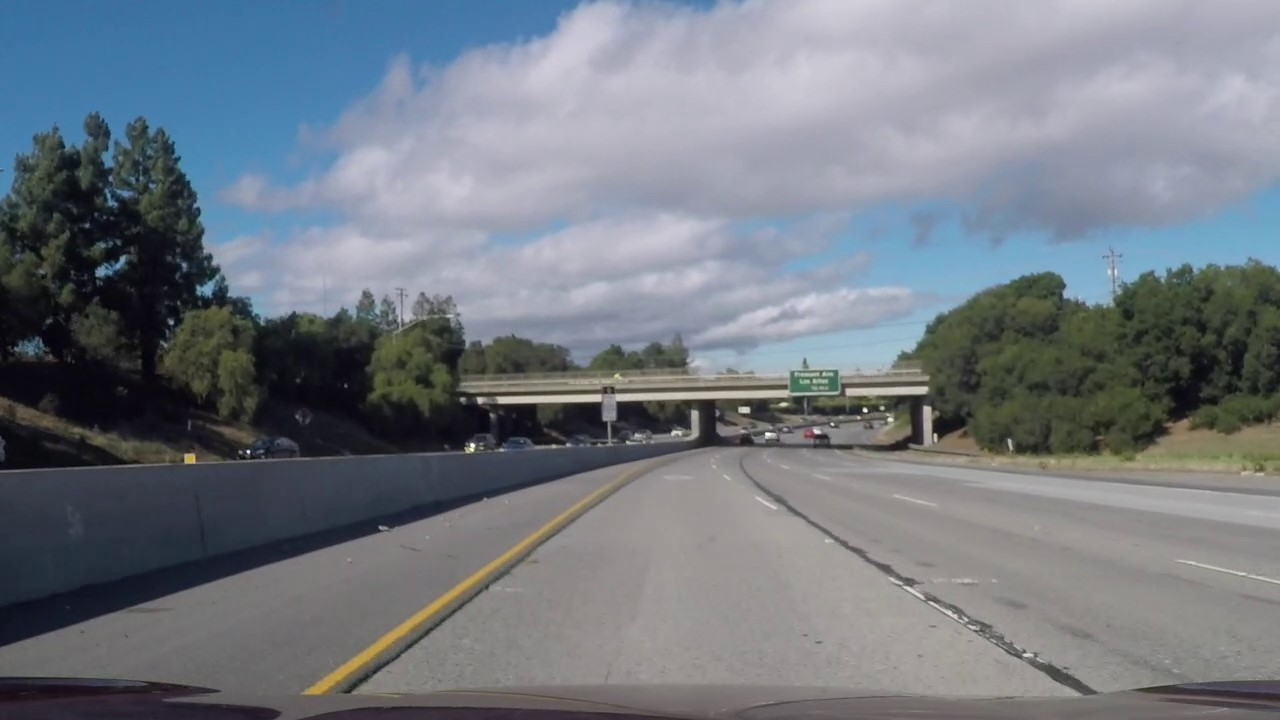
#> input picture test_images/Challenge.jpg, 1280 x 720 px
$ python -i helperfunctions.py   (imports and definitions only)   (older library calls are emulated)
#> lines starting #> are read from the running program, lines starting #| are printed output that depends on the picture
import numpy as np
import cv2
import math
from scipy import signal

# [53 lines left out: functions abs_sobel_thresh, mag_thresh, not called in this run]

def dir_threshold(image, sobel_kernel=3, thresh=(0, np.pi / 2)):
    # Apply the following steps to img
    # 1) Convert to grayscale
#> called with sobel_kernel = 3, thresh = (0, 1.57)
    gray = cv2.cvtColor(image, cv2.COLOR_RGB2GRAY)
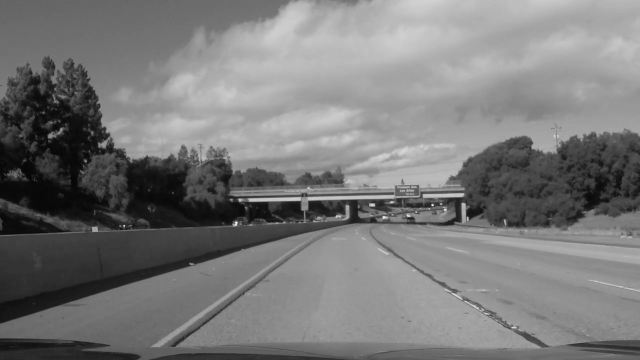
#> gray: shape (720, 1280) (shown at 1/2 size); min 2, max 255, mean 120.7

    # 2) Take the gradient in x and y separately
    sobelx = cv2.Sobel(gray, cv2.CV_64F, 1, 0, ksize=sobel_kernel)
    sobely = cv2.Sobel(gray, cv2.CV_64F, 0, 1, ksize=sobel_kernel)
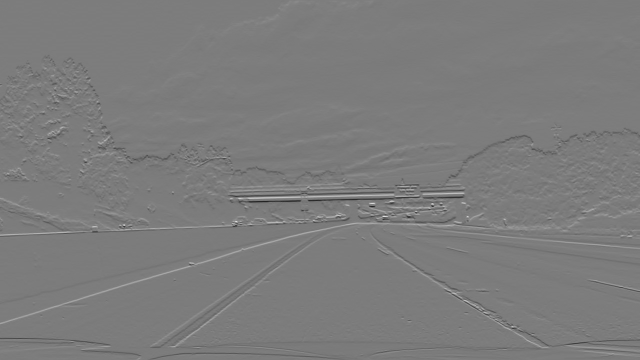
#> sobely: shape (720, 1280) float64 (shown at 1/2 size); min -675, max 708, mean -0.8; drawn with min black and max white

    # 3) Take the absolute value of the x and y gradients
    abs_sobelx = np.absolute(sobelx)
    abs_sobely = np.absolute(sobely)
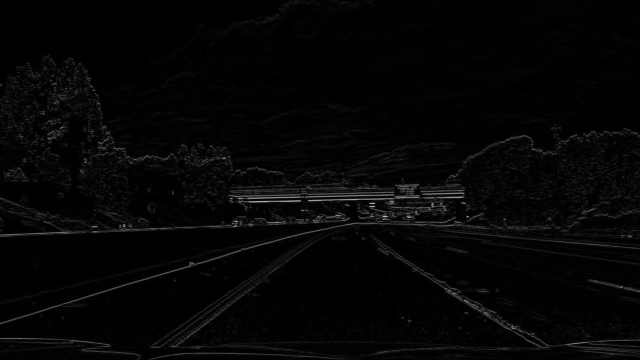
#> abs_sobely: shape (720, 1280) float64 (shown at 1/2 size); min 0, max 708, mean 15.7; drawn with min black and max white

    # 4) Use np.arctan2(abs_sobely, abs_sobelx) to calculate the direction of the gradient
    abs_grad_dir = np.arctan2(abs_sobely, abs_sobelx)
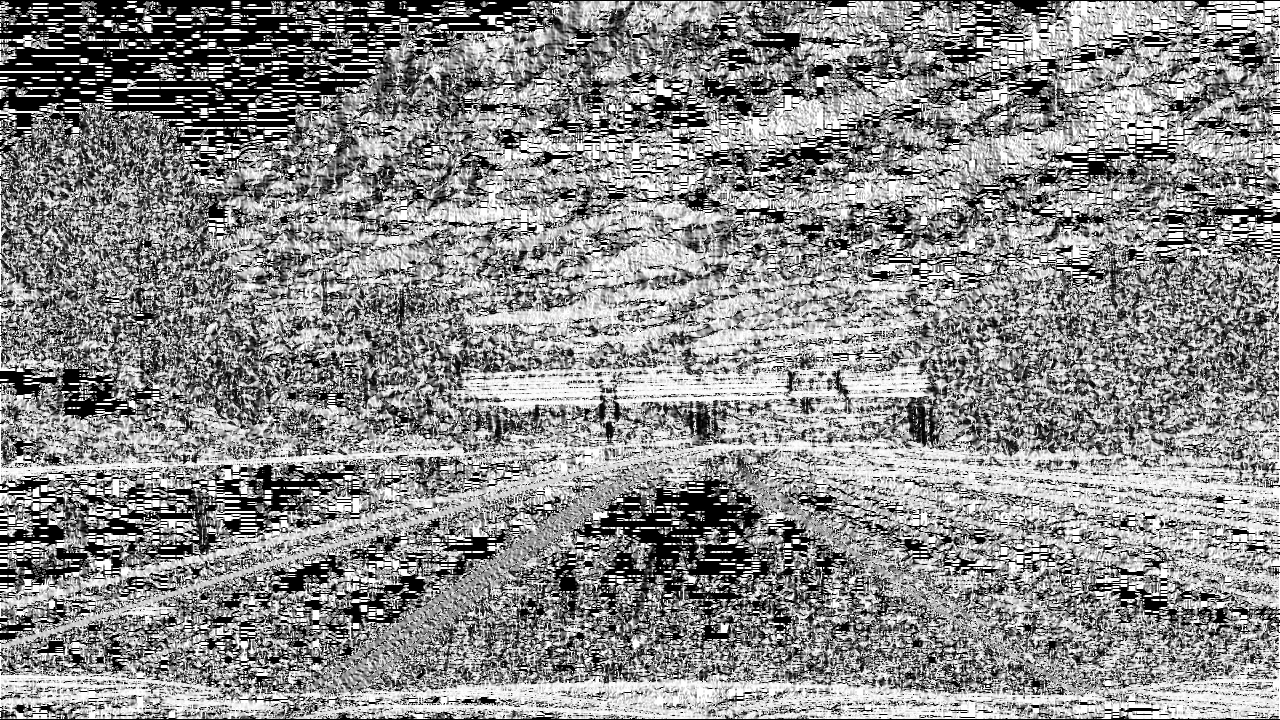
#> abs_grad_dir: shape (720, 1280) float64; min 0, max 1.57, mean 0.857; drawn with min black and max white

    # 5) Create a binary mask where direction thresholds are met
    dir_binary = np.zeros_like(abs_grad_dir)
    dir_binary[(abs_grad_dir >= thresh[0]) & (abs_grad_dir <= thresh[1])] = 1

    # 6) Return this mask as your binary_output image
    return dir_binary

    # Apply the following steps to img
    if len(img.shape) > 2:
    	gray = cv2.cvtColor(img, cv2.COLOR_RGB2GRAY)
    else:
    	gray = np.copy(img)

    # 2) Take the derivative in x or y given orient = 'x' or 'y'
    if orient == 'x':
        derivative = cv2.Sobel(gray, cv2.CV_64F, 1, 0, ksize=sobel_kernel)
    elif orient == 'y':
        derivative = cv2.Sobel(gray, cv2.CV_64F, 0, 1, ksize=sobel_kernel)
    else:
        print("Error: orient must be either x or y.")
        # TODO: a bit dodge
        derivative = 0

    # 3) Take the absolute value of the derivative or gradient
    abs_derivative = np.absolute(derivative)

    # 4) Scale to 8-bit (0 - 255) then convert to type = np.uint8
    scaled_sobel = np.uint8(255 * abs_derivative / np.max(abs_derivative))

    # 5) Create a mask of 1's where the scaled gradient magnitude
    # is > thresh_min and < thresh_max
    # So there are 1s where #s are within our thresholds and 0s otherwise.
    grad_binary = np.zeros_like(scaled_sobel)
    grad_binary[(scaled_sobel >= thresh[0]) & (scaled_sobel <= thresh[1])] = 1

    # 6) Return this mask as your binary_output image
    return grad_binary


    img_height = img.shape[0]
    pixels_per_step = img_height // steps

    for i in range(steps):
        start = i * pixels_per_step
        end = start + pixels_per_step

        start_point = (int(poly(start, poly_coeffs=poly_coeffs)), start)
        end_point = (int(poly(end, poly_coeffs=poly_coeffs)), end)

        if dashed == False or i % 2 == 1:
            img = cv2.line(img, end_point, start_point, color, thickness)

    return img

# [13 lines left out: functions cal_undistort, eq_Hist, not called in this run]

>>> import cv2
>>> picture = cv2.cvtColor(cv2.imread('test_images/Challenge.jpg'), cv2.COLOR_BGR2RGB)
>>> result = dir_threshold(picture)
#> result: shape (720, 1280) float64; every value is 1

$ run again, on test_images/extra.jpg
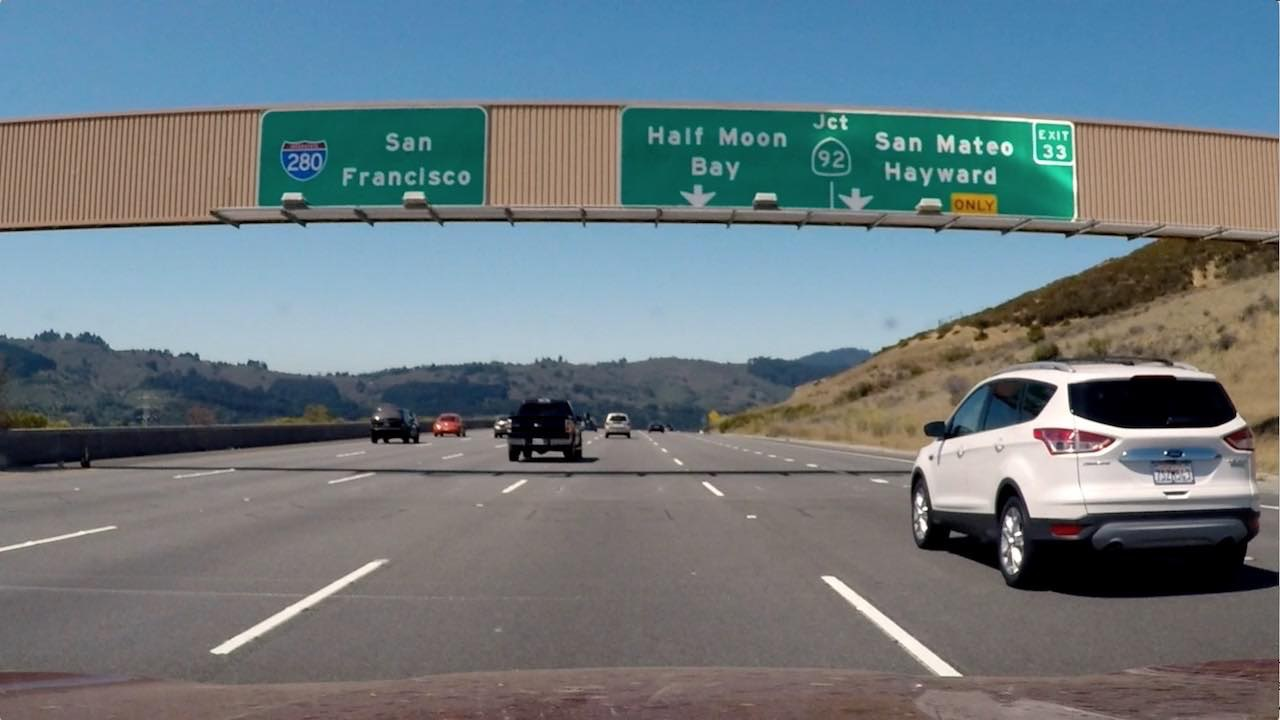
#> input picture test_images/extra.jpg, 1280 x 720 px
#> in dir_threshold, `abs_sobely = np.absolute(sobely)`:
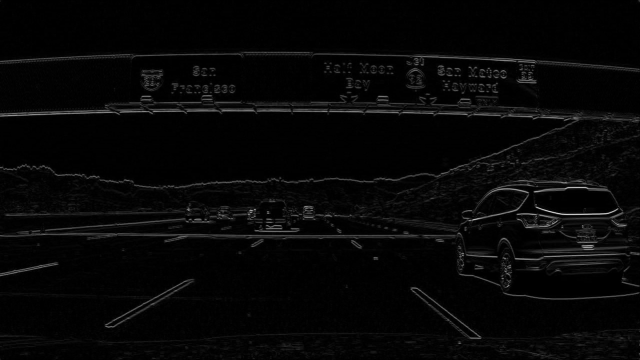
#> abs_sobely: shape (720, 1280) float64 (shown at 1/2 size); min 0, max 921, mean 25.2; drawn with min black and max white
#> in dir_threshold, `abs_grad_dir = np.arctan2(abs_sobely, abs_sobelx)`:
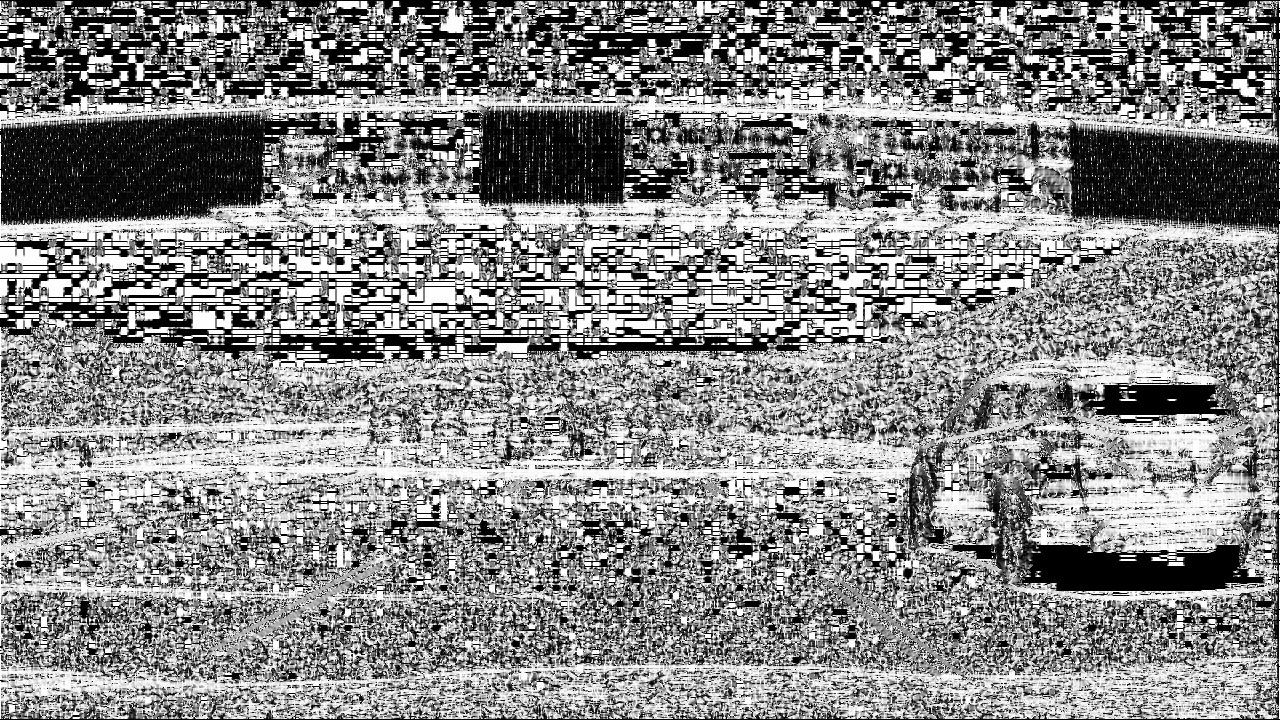
#> abs_grad_dir: shape (720, 1280) float64; min 0, max 1.57, mean 0.837; drawn with min black and max white
#> result: shape (720, 1280) float64; every value is 1

$ run again, on test_images/extra.png
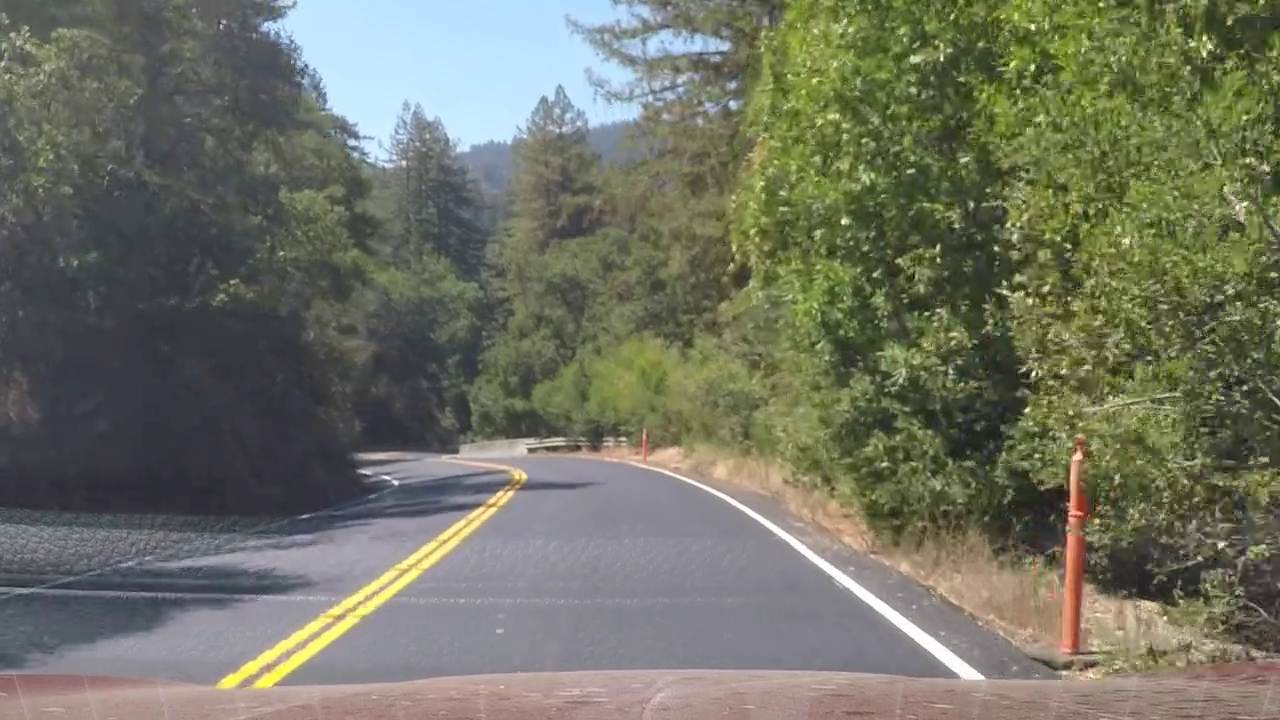
#> input picture test_images/extra.png, 1280 x 720 px
#> in dir_threshold, `abs_sobely = np.absolute(sobely)`:
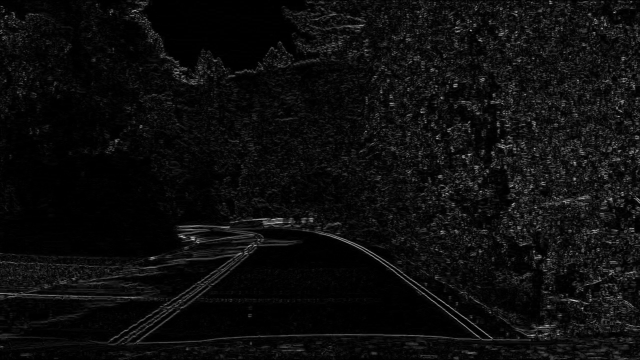
#> abs_sobely: shape (720, 1280) float64 (shown at 1/2 size); min 0, max 602, mean 31.8; drawn with min black and max white
#> in dir_threshold, `abs_grad_dir = np.arctan2(abs_sobely, abs_sobelx)`:
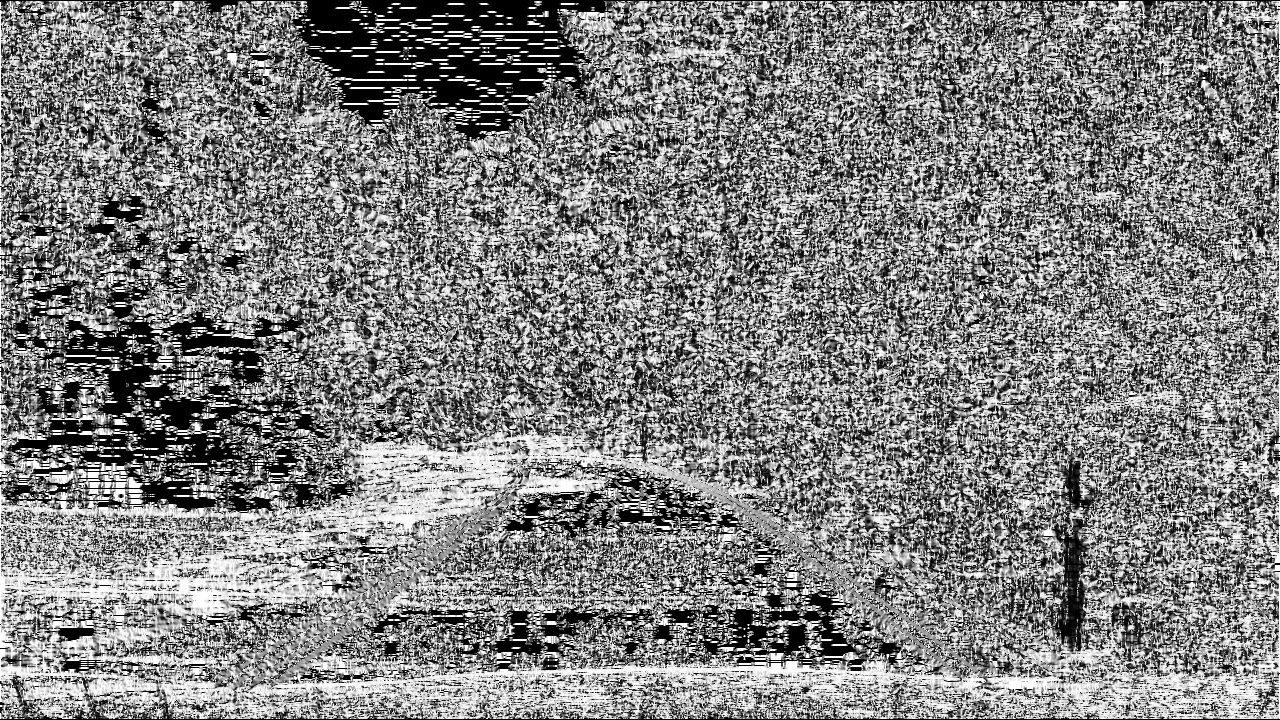
#> abs_grad_dir: shape (720, 1280) float64; min 0, max 1.57, mean 0.797; drawn with min black and max white
#> result: shape (720, 1280) float64; every value is 1
